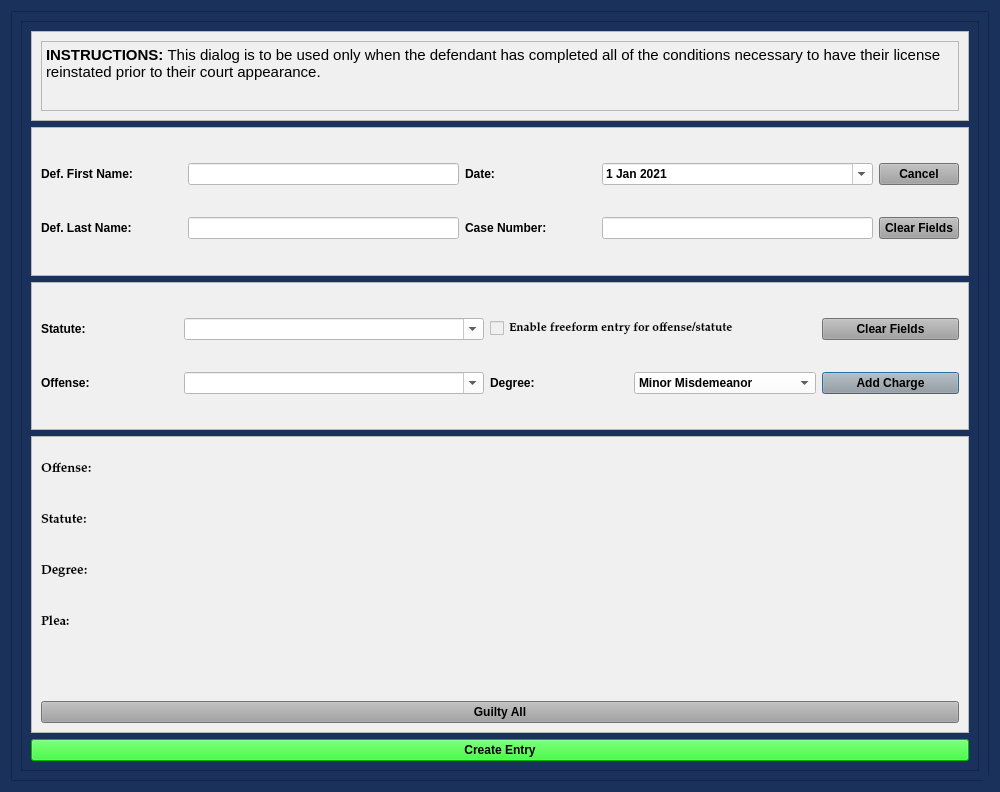
<?xml version="1.0" encoding="UTF-8"?>
<ui version="4.0">
 <class>LeapPleaShortDialog</class>
 <widget class="QDialog" name="LeapPleaShortDialog">
  <property name="windowModality">
   <enum>Qt::NonModal</enum>
  </property>
  <property name="geometry">
   <rect>
    <x>0</x>
    <y>0</y>
    <width>1000</width>
    <height>792</height>
   </rect>
  </property>
  <property name="sizePolicy">
   <sizepolicy hsizetype="Fixed" vsizetype="Preferred">
    <horstretch>0</horstretch>
    <verstretch>0</verstretch>
   </sizepolicy>
  </property>
  <property name="minimumSize">
   <size>
    <width>0</width>
    <height>0</height>
   </size>
  </property>
  <property name="maximumSize">
   <size>
    <width>2500</width>
    <height>3500</height>
   </size>
  </property>
  <property name="palette">
   <palette>
    <active>
     <colorrole role="Button">
      <brush brushstyle="SolidPattern">
       <color alpha="255">
        <red>25</red>
        <green>49</green>
        <blue>91</blue>
       </color>
      </brush>
     </colorrole>
     <colorrole role="Base">
      <brush brushstyle="SolidPattern">
       <color alpha="255">
        <red>25</red>
        <green>49</green>
        <blue>91</blue>
       </color>
      </brush>
     </colorrole>
     <colorrole role="Window">
      <brush brushstyle="SolidPattern">
       <color alpha="255">
        <red>25</red>
        <green>49</green>
        <blue>91</blue>
       </color>
      </brush>
     </colorrole>
    </active>
    <inactive>
     <colorrole role="Button">
      <brush brushstyle="SolidPattern">
       <color alpha="255">
        <red>25</red>
        <green>49</green>
        <blue>91</blue>
       </color>
      </brush>
     </colorrole>
     <colorrole role="Base">
      <brush brushstyle="SolidPattern">
       <color alpha="255">
        <red>25</red>
        <green>49</green>
        <blue>91</blue>
       </color>
      </brush>
     </colorrole>
     <colorrole role="Window">
      <brush brushstyle="SolidPattern">
       <color alpha="255">
        <red>25</red>
        <green>49</green>
        <blue>91</blue>
       </color>
      </brush>
     </colorrole>
    </inactive>
    <disabled>
     <colorrole role="Button">
      <brush brushstyle="SolidPattern">
       <color alpha="255">
        <red>25</red>
        <green>49</green>
        <blue>91</blue>
       </color>
      </brush>
     </colorrole>
     <colorrole role="Base">
      <brush brushstyle="SolidPattern">
       <color alpha="255">
        <red>25</red>
        <green>49</green>
        <blue>91</blue>
       </color>
      </brush>
     </colorrole>
     <colorrole role="Window">
      <brush brushstyle="SolidPattern">
       <color alpha="255">
        <red>25</red>
        <green>49</green>
        <blue>91</blue>
       </color>
      </brush>
     </colorrole>
    </disabled>
   </palette>
  </property>
  <property name="font">
   <font>
    <family>Palatino Linotype</family>
    <pointsize>10</pointsize>
    <weight>75</weight>
    <italic>false</italic>
    <bold>true</bold>
   </font>
  </property>
  <property name="windowTitle">
   <string>Leap Plea Pre-Court Completion Case Information</string>
  </property>
  <property name="toolTip">
   <string/>
  </property>
  <property name="styleSheet">
   <string notr="true">background-color: rgb(25, 49, 91);
font: 75 10pt &quot;Palatino Linotype&quot;;
font-weight: bold;</string>
  </property>
  <property name="sizeGripEnabled">
   <bool>true</bool>
  </property>
  <property name="modal">
   <bool>true</bool>
  </property>
  <layout class="QVBoxLayout" name="verticalLayout" stretch="2">
   <item>
    <widget class="QFrame" name="frame_4">
     <property name="styleSheet">
      <string notr="true">background-color: rgb(25, 49, 91);</string>
     </property>
     <property name="frameShape">
      <enum>QFrame::StyledPanel</enum>
     </property>
     <property name="frameShadow">
      <enum>QFrame::Raised</enum>
     </property>
     <layout class="QGridLayout" name="gridLayout_4">
      <item row="0" column="0">
       <widget class="QScrollArea" name="scrollArea">
        <property name="widgetResizable">
         <bool>true</bool>
        </property>
        <widget class="QWidget" name="scrollAreaWidgetContents">
         <property name="geometry">
          <rect>
           <x>0</x>
           <y>0</y>
           <width>960</width>
           <height>752</height>
          </rect>
         </property>
         <layout class="QGridLayout" name="gridLayout_5" rowstretch="1,2,2,4,1">
          <item row="3" column="0">
           <widget class="QFrame" name="frame_6">
            <property name="styleSheet">
             <string notr="true">background-color: rgb(240, 240, 240);</string>
            </property>
            <property name="frameShape">
             <enum>QFrame::StyledPanel</enum>
            </property>
            <property name="frameShadow">
             <enum>QFrame::Raised</enum>
            </property>
            <layout class="QGridLayout" name="gridLayout_3">
             <item row="0" column="0">
              <layout class="QGridLayout" name="charges_gridLayout">
               <item row="1" column="0">
                <widget class="QLabel" name="label_20">
                 <property name="font">
                  <font>
                   <family>Palatino Linotype</family>
                   <pointsize>10</pointsize>
                   <weight>75</weight>
                   <italic>false</italic>
                   <bold>true</bold>
                  </font>
                 </property>
                 <property name="text">
                  <string>Statute:</string>
                 </property>
                </widget>
               </item>
               <item row="2" column="0">
                <widget class="QLabel" name="label_21">
                 <property name="font">
                  <font>
                   <family>Palatino Linotype</family>
                   <pointsize>10</pointsize>
                   <weight>75</weight>
                   <italic>false</italic>
                   <bold>true</bold>
                  </font>
                 </property>
                 <property name="text">
                  <string>Degree:</string>
                 </property>
                </widget>
               </item>
               <item row="3" column="0">
                <widget class="QLabel" name="plea_label_1">
                 <property name="font">
                  <font>
                   <family>Palatino Linotype</family>
                   <pointsize>10</pointsize>
                   <weight>75</weight>
                   <italic>false</italic>
                   <bold>true</bold>
                  </font>
                 </property>
                 <property name="text">
                  <string>Plea:</string>
                 </property>
                </widget>
               </item>
               <item row="0" column="0">
                <widget class="QLabel" name="offense_label_1">
                 <property name="font">
                  <font>
                   <family>Palatino Linotype</family>
                   <pointsize>10</pointsize>
                   <weight>75</weight>
                   <italic>false</italic>
                   <bold>true</bold>
                  </font>
                 </property>
                 <property name="text">
                  <string>Offense:</string>
                 </property>
                 <property name="wordWrap">
                  <bool>true</bool>
                 </property>
                </widget>
               </item>
               <item row="4" column="0">
                <widget class="QLabel" name="label_4">
                 <property name="text">
                  <string/>
                 </property>
                </widget>
               </item>
              </layout>
             </item>
             <item row="1" column="0">
              <widget class="QPushButton" name="guilty_all_Button">
               <property name="focusPolicy">
                <enum>Qt::NoFocus</enum>
               </property>
               <property name="styleSheet">
                <string notr="true">background-color: rgb(160, 160, 160);</string>
               </property>
               <property name="text">
                <string>Guilty All</string>
               </property>
              </widget>
             </item>
            </layout>
           </widget>
          </item>
          <item row="4" column="0">
           <widget class="QPushButton" name="create_entry_Button">
            <property name="styleSheet">
             <string notr="true">background-color: rgb(0, 255, 0);</string>
            </property>
            <property name="text">
             <string>Create Entry</string>
            </property>
            <property name="autoDefault">
             <bool>false</bool>
            </property>
           </widget>
          </item>
          <item row="2" column="0">
           <widget class="QFrame" name="frame">
            <property name="styleSheet">
             <string notr="true">background-color: rgb(240, 240, 240);</string>
            </property>
            <property name="frameShape">
             <enum>QFrame::StyledPanel</enum>
            </property>
            <property name="frameShadow">
             <enum>QFrame::Raised</enum>
            </property>
            <layout class="QGridLayout" name="gridLayout_2">
             <item row="0" column="0">
              <widget class="QLabel" name="label_6">
               <property name="text">
                <string>Statute:</string>
               </property>
              </widget>
             </item>
             <item row="0" column="1">
              <widget class="QComboBox" name="statute_choice_box">
               <property name="enabled">
                <bool>true</bool>
               </property>
               <property name="minimumSize">
                <size>
                 <width>300</width>
                 <height>0</height>
                </size>
               </property>
               <property name="focusPolicy">
                <enum>Qt::WheelFocus</enum>
               </property>
               <property name="styleSheet">
                <string notr="true">background-color: rgb(255, 255, 255);</string>
               </property>
               <property name="editable">
                <bool>true</bool>
               </property>
              </widget>
             </item>
             <item row="0" column="2" colspan="2">
              <widget class="QCheckBox" name="freeform_entry_checkBox">
               <property name="font">
                <font>
                 <family>Palatino Linotype</family>
                 <pointsize>9</pointsize>
                 <weight>9</weight>
                 <italic>false</italic>
                 <bold>false</bold>
                </font>
               </property>
               <property name="focusPolicy">
                <enum>Qt::NoFocus</enum>
               </property>
               <property name="styleSheet">
                <string notr="true">font: 75 9pt &quot;Palatino Linotype&quot;;</string>
               </property>
               <property name="text">
                <string>Enable freeform entry for offense/statute</string>
               </property>
              </widget>
             </item>
             <item row="0" column="4">
              <widget class="QPushButton" name="clear_fields_charge_Button">
               <property name="focusPolicy">
                <enum>Qt::NoFocus</enum>
               </property>
               <property name="styleSheet">
                <string notr="true">background-color: rgb(160, 160, 160);</string>
               </property>
               <property name="text">
                <string>Clear Fields</string>
               </property>
              </widget>
             </item>
             <item row="1" column="0">
              <widget class="QLabel" name="label_15">
               <property name="text">
                <string>Offense:</string>
               </property>
              </widget>
             </item>
             <item row="1" column="1">
              <widget class="QComboBox" name="offense_choice_box">
               <property name="minimumSize">
                <size>
                 <width>300</width>
                 <height>0</height>
                </size>
               </property>
               <property name="styleSheet">
                <string notr="true">background-color: rgb(255, 255, 255);</string>
               </property>
               <property name="editable">
                <bool>true</bool>
               </property>
              </widget>
             </item>
             <item row="1" column="2">
              <widget class="QLabel" name="label_23">
               <property name="text">
                <string>Degree:</string>
               </property>
              </widget>
             </item>
             <item row="1" column="3">
              <widget class="QComboBox" name="degree_choice_box">
               <property name="enabled">
                <bool>true</bool>
               </property>
               <property name="focusPolicy">
                <enum>Qt::NoFocus</enum>
               </property>
               <property name="styleSheet">
                <string notr="true">background-color: rgb(255, 255, 255);</string>
               </property>
               <item>
                <property name="text">
                 <string>Minor Misdemeanor</string>
                </property>
               </item>
               <item>
                <property name="text">
                 <string>M1</string>
                </property>
               </item>
               <item>
                <property name="text">
                 <string>M2</string>
                </property>
               </item>
               <item>
                <property name="text">
                 <string>M3</string>
                </property>
               </item>
               <item>
                <property name="text">
                 <string>M4</string>
                </property>
               </item>
               <item>
                <property name="text">
                 <string>Unclassified Misdemeanor</string>
                </property>
               </item>
              </widget>
             </item>
             <item row="1" column="4">
              <widget class="QPushButton" name="add_charge_Button">
               <property name="styleSheet">
                <string notr="true">background-color: rgb(160, 160, 160);</string>
               </property>
               <property name="text">
                <string>Add Charge</string>
               </property>
              </widget>
             </item>
            </layout>
           </widget>
          </item>
          <item row="0" column="0">
           <widget class="QFrame" name="frame_2">
            <property name="styleSheet">
             <string notr="true">background-color: rgb(240, 240, 240);</string>
            </property>
            <property name="frameShape">
             <enum>QFrame::StyledPanel</enum>
            </property>
            <property name="frameShadow">
             <enum>QFrame::Raised</enum>
            </property>
            <layout class="QVBoxLayout" name="verticalLayout_3">
             <item>
              <widget class="QTextBrowser" name="textBrowser">
               <property name="html">
                <string>&lt;!DOCTYPE HTML PUBLIC &quot;-//W3C//DTD HTML 4.0//EN&quot; &quot;http://www.w3.org/TR/REC-html40/strict.dtd&quot;&gt;
&lt;html&gt;&lt;head&gt;&lt;meta name=&quot;qrichtext&quot; content=&quot;1&quot; /&gt;&lt;style type=&quot;text/css&quot;&gt;
p, li { white-space: pre-wrap; }
&lt;/style&gt;&lt;/head&gt;&lt;body style=&quot; font-family:'Palatino Linotype'; font-size:10pt; font-weight:600; font-style:normal;&quot;&gt;
&lt;p style=&quot; margin-top:0px; margin-bottom:0px; margin-left:0px; margin-right:0px; -qt-block-indent:0; text-indent:0px;&quot;&gt;&lt;span style=&quot; font-size:11pt;&quot;&gt;INSTRUCTIONS: &lt;/span&gt;&lt;span style=&quot; font-size:11pt; font-weight:400;&quot;&gt;This dialog is to be used only when the defendant has completed all of the conditions necessary to have their license reinstated prior to their court appearance. &lt;/span&gt;&lt;/p&gt;&lt;/body&gt;&lt;/html&gt;</string>
               </property>
              </widget>
             </item>
            </layout>
           </widget>
          </item>
          <item row="1" column="0">
           <widget class="QFrame" name="frame_3">
            <property name="styleSheet">
             <string notr="true">background-color: rgb(240, 240, 240);</string>
            </property>
            <property name="frameShape">
             <enum>QFrame::StyledPanel</enum>
            </property>
            <property name="frameShadow">
             <enum>QFrame::Raised</enum>
            </property>
            <layout class="QGridLayout" name="gridLayout">
             <item row="0" column="0">
              <widget class="QLabel" name="label">
               <property name="minimumSize">
                <size>
                 <width>141</width>
                 <height>0</height>
                </size>
               </property>
               <property name="text">
                <string>Def. First Name:</string>
               </property>
              </widget>
             </item>
             <item row="0" column="1">
              <widget class="QLineEdit" name="defendant_first_name_lineEdit">
               <property name="maximumSize">
                <size>
                 <width>500</width>
                 <height>16777215</height>
                </size>
               </property>
               <property name="styleSheet">
                <string notr="true">background-color: rgb(255, 255, 255);</string>
               </property>
              </widget>
             </item>
             <item row="0" column="2">
              <widget class="QLabel" name="label_26">
               <property name="text">
                <string>Date:</string>
               </property>
              </widget>
             </item>
             <item row="0" column="3">
              <widget class="QDateEdit" name="plea_trial_date">
               <property name="focusPolicy">
                <enum>Qt::NoFocus</enum>
               </property>
               <property name="styleSheet">
                <string notr="true">background-color: rgb(255, 255, 255);</string>
               </property>
               <property name="minimumDate">
                <date>
                 <year>2021</year>
                 <month>1</month>
                 <day>1</day>
                </date>
               </property>
               <property name="calendarPopup">
                <bool>true</bool>
               </property>
               <property name="date">
                <date>
                 <year>2021</year>
                 <month>1</month>
                 <day>1</day>
                </date>
               </property>
              </widget>
             </item>
             <item row="0" column="4">
              <widget class="QPushButton" name="cancel_Button">
               <property name="focusPolicy">
                <enum>Qt::NoFocus</enum>
               </property>
               <property name="styleSheet">
                <string notr="true">background-color: rgb(160, 160, 160);</string>
               </property>
               <property name="text">
                <string>Cancel</string>
               </property>
              </widget>
             </item>
             <item row="1" column="0">
              <widget class="QLabel" name="label_2">
               <property name="minimumSize">
                <size>
                 <width>141</width>
                 <height>0</height>
                </size>
               </property>
               <property name="text">
                <string>Def. Last Name:</string>
               </property>
              </widget>
             </item>
             <item row="1" column="1">
              <widget class="QLineEdit" name="defendant_last_name_lineEdit">
               <property name="enabled">
                <bool>true</bool>
               </property>
               <property name="styleSheet">
                <string notr="true">background-color: rgb(255, 255, 255);</string>
               </property>
              </widget>
             </item>
             <item row="1" column="2">
              <widget class="QLabel" name="label_3">
               <property name="minimumSize">
                <size>
                 <width>131</width>
                 <height>0</height>
                </size>
               </property>
               <property name="text">
                <string>Case Number:</string>
               </property>
              </widget>
             </item>
             <item row="1" column="3">
              <widget class="QLineEdit" name="case_number_lineEdit">
               <property name="maximumSize">
                <size>
                 <width>500</width>
                 <height>16777215</height>
                </size>
               </property>
               <property name="styleSheet">
                <string notr="true">background-color: rgb(255, 255, 255);</string>
               </property>
              </widget>
             </item>
             <item row="1" column="4">
              <widget class="QPushButton" name="clear_fields_case_Button">
               <property name="focusPolicy">
                <enum>Qt::NoFocus</enum>
               </property>
               <property name="styleSheet">
                <string notr="true">background-color: rgb(160, 160, 160);</string>
               </property>
               <property name="text">
                <string>Clear Fields</string>
               </property>
              </widget>
             </item>
            </layout>
           </widget>
          </item>
         </layout>
        </widget>
       </widget>
      </item>
     </layout>
    </widget>
   </item>
  </layout>
 </widget>
 <resources/>
 <connections/>
 <slots>
  <slot>create_entry()</slot>
  <slot>continue_dialog()</slot>
  <slot>close_window()</slot>
  <slot>set_dialog()</slot>
  <slot>update_case_information()</slot>
  <slot>ovi_dialog()</slot>
  <slot>sentencing_dialog()</slot>
  <slot>proceed_to_sentencing()</slot>
  <slot>proceed_to_ovi()</slot>
  <slot>add_charge()</slot>
  <slot>set_statute()</slot>
  <slot>set_pay_date()</slot>
  <slot>amend_offense()</slot>
  <slot>set_offense()</slot>
  <slot>add_charge_to_view()</slot>
  <slot>delete_charge()</slot>
  <slot>delete_charge_from_view()</slot>
  <slot>close_event()</slot>
  <slot>set_fra_in_file()</slot>
  <slot>set_fra_in_court()</slot>
  <slot>start_add_conditions_dialog()</slot>
  <slot>start_amend_offense_dialog()</slot>
 </slots>
</ui>
